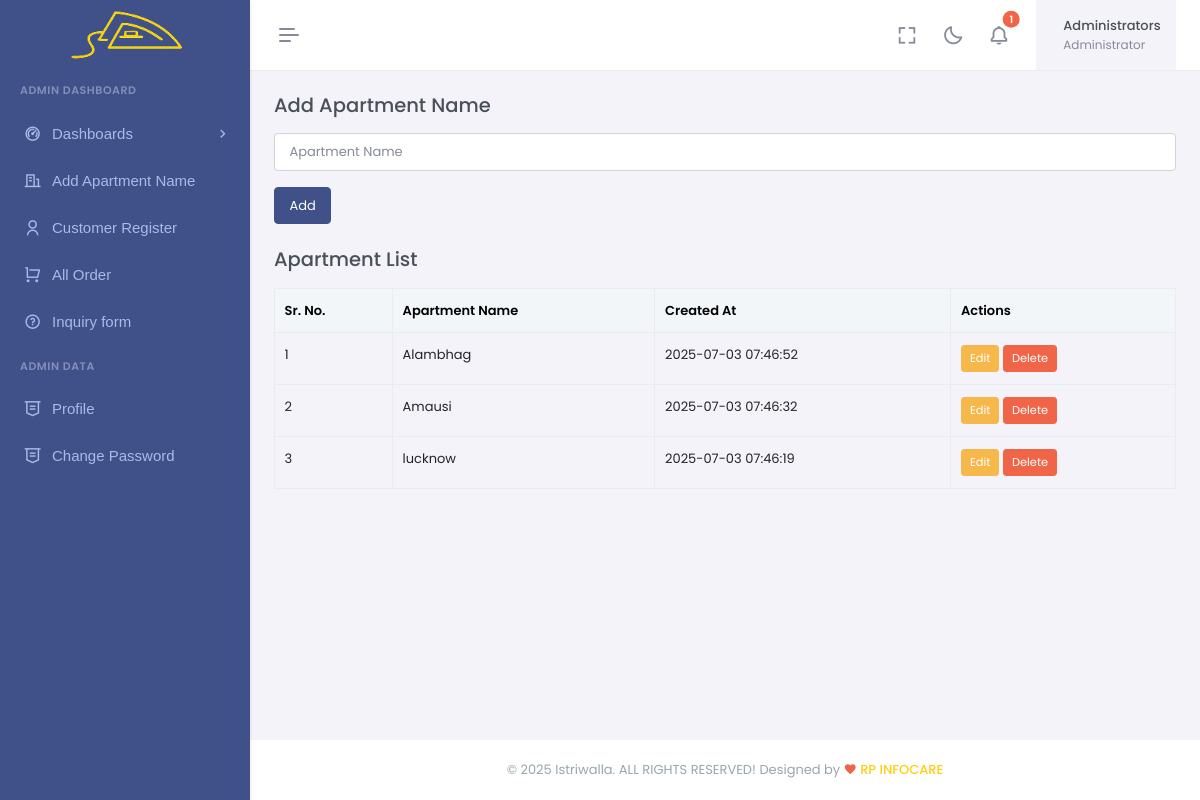
/admin/add_apartment.php (signed in), run on the app's committed database.
### tables this page shows
CREATE TABLE `apartment_names` (
  `id` int(11) NOT NULL,
  `name` varchar(255) NOT NULL,
  `created_at` timestamp NOT NULL DEFAULT current_timestamp()
);

### admin/add_apartment.php (the view, shortened to what this page needs)
<?php
include('../db.php');
include 'admin_head.php';
?>
<?php
include 'admin_head.php';
?>
<link href="assets/libs/jsvectormap/css/jsvectormap.min.css" rel="stylesheet" type="text/css" />
<link href="assets/libs/swiper/swiper-bundle.min.css" rel="stylesheet" type="text/css" />
<link href="assets/css/bootstrap.min.css" rel="stylesheet" type="text/css" />
<link href="assets/css/icons.min.css" rel="stylesheet" type="text/css" />
<link href="assets/css/app.min.css" rel="stylesheet" type="text/css" />
<link href="assets/css/custom.min.css" rel="stylesheet" type="text/css" />
<body>
<div id="layout-wrapper">
    <?php include('admin_topbar.php') ?>
    <?php include('admin_sidebar.php') ?>
    <div class="main-content">
        <div class="page-content">
            <div class="container-fluid">
                <h4 class="mb-3">Add Apartment Name</h4>
                <form method="POST" class="mb-4">
                    <div class="mb-3">
                        <input type="text" name="apartment_name" class="form-control" placeholder="Apartment Name" required>
                    </div>
                    <button type="submit" class="btn btn-primary">Add</button>
                </form>
                <h4 class="mb-3">Apartment List</h4>
                <table class="table table-bordered table-hover">
                    <thead class="table-light">
                        <tr>
                            <th>Sr. No.</th>
                            <th>Apartment Name</th>
                            <th>Created At</th>
                            <th>Actions</th>
                        </tr>
                    </thead>
                    <tbody>
                    <?php
                    $result = $conn->query("SELECT * FROM apartment_names ORDER BY id DESC");
                    $sr_no = 1;
                    while ($row = $result->fetch_assoc()):
                    ?>
                        <tr>
                            <td><?= $sr_no++ ?></td>
                            <td><?= htmlspecialchars($row['name']) ?></td>
                            <td><?= $row['created_at'] ?></td>
                            <td>
                                <a href="admin_apartment_edit.php?id=<?= $row['id'] ?>" class="btn btn-sm btn-warning">Edit</a>
                                <a href="add_apartment.php?delete=<?= $row['id'] ?>" class="btn btn-sm btn-danger"
                                   onclick="return confirm('Are you sure you want to delete this?')">Delete</a>
                            </td>
                        </tr>
                    <?php endwhile; ?>
                    </tbody>
                </table>
            </div>
        </div>
        <?php include('admin_footer.php'); ?>
    </div>
</div>
</body>
</html>

### admin/admin_topbar.php (shortened to what this page needs)
<?php
include('../db.php');
$adminName = "Admin";
if (isset($_SESSION['admin_email'])) {
    $email = $_SESSION['admin_email'];
    $stmt = $conn->prepare("SELECT name FROM admin_users WHERE email = ?");
    $stmt->bind_param("s", $email);
    $stmt->execute();
    $stmt->bind_result($name);
    if ($stmt->fetch()) {
        $adminName = $name;
    }
}
$recentOrders = [];
$sql = "
    SELECT o.*, c.full_name
    FROM orders o
    JOIN customer c ON o.customer_id = c.id
    WHERE o.order_date >= NOW() - INTERVAL 2 DAY
    ORDER BY o.order_date DESC
    LIMIT 5
";
$result = $conn->query($sql);
if ($result && $result->num_rows > 0) {
    while ($row = $result->fetch_assoc()) {
        $recentOrders[] = $row;
    }
}
?>
 <header id="page-topbar">
            <div class="layout-width">
                <div class="navbar-header">
                    <div class="d-flex">
                        <button type="button" class="btn btn-sm px-3 fs-16 header-item vertical-menu-btn topnav-hamburger material-shadow-none" id="topnav-hamburger-icon">
                            <span class="hamburger-icon">
                                <span></span>
                                <span></span>
                                <span></span>
                            </span>
                        </button>
                    </div>
                    <div class="d-flex align-items-center">
                        <div class="ms-1 header-item d-none d-sm-flex">
                            <button type="button" class="btn btn-icon btn-topbar material-shadow-none btn-ghost-secondary rounded-circle" data-toggle="fullscreen">
                                <i class='bx bx-fullscreen fs-22'></i>
                            </button>
                        </div>
                        <div class="ms-1 header-item d-none d-sm-flex">
                            <button type="button" class="btn btn-icon btn-topbar material-shadow-none btn-ghost-secondary rounded-circle light-dark-mode">
                                <i class='bx bx-moon fs-22'></i>
                            </button>
                        </div>
                   <div class="dropdown topbar-head-dropdown ms-1 header-item" id="notificationDropdown">
    <button type="button" class="btn btn-icon btn-topbar material-shadow-none btn-ghost-secondary rounded-circle"
        id="page-header-notifications-dropdown" data-bs-toggle="dropdown" data-bs-auto-close="outside"
        aria-haspopup="true" aria-expanded="false">
        <i class='bx bx-bell fs-22'></i>
        <span class="position-absolute topbar-badge fs-10 translate-middle badge rounded-pill bg-danger">
            <?php echo count($recentOrders); ?><span class="visually-hidden">unread orders</span>
        </span>
    </button>
</div>
                    <div class="dropdown ms-sm-3 header-item topbar-user">
                        <button type="button" class="btn material-shadow-none" id="page-header-user-dropdown" data-bs-toggle="dropdown" aria-haspopup="true" aria-expanded="false">
                            <span class="d-flex align-items-center">
                                <span class="text-start ms-xl-2">
                                    <span class="d-none d-xl-inline-block ms-1 fw-medium user-name-text"><?php echo htmlspecialchars($adminName); ?></span>
                                    <span class="d-none d-xl-block ms-1 fs-12 user-name-sub-text">Administrator</span>
                                </span>
                            </span>
                        </button>
                    </div>
                    </div>
                </div>
            </div>
        </header>

### data on the page
apartment_names: name "Alambhag", created_at "2025-07-03 07:46:52"
apartment_names: name "Amausi", created_at "2025-07-03 07:46:32"
apartment_names: name "lucknow", created_at "2025-07-03 07:46:19"

### other printed values
count($recentOrders) "1"
$adminName "Administrators"
